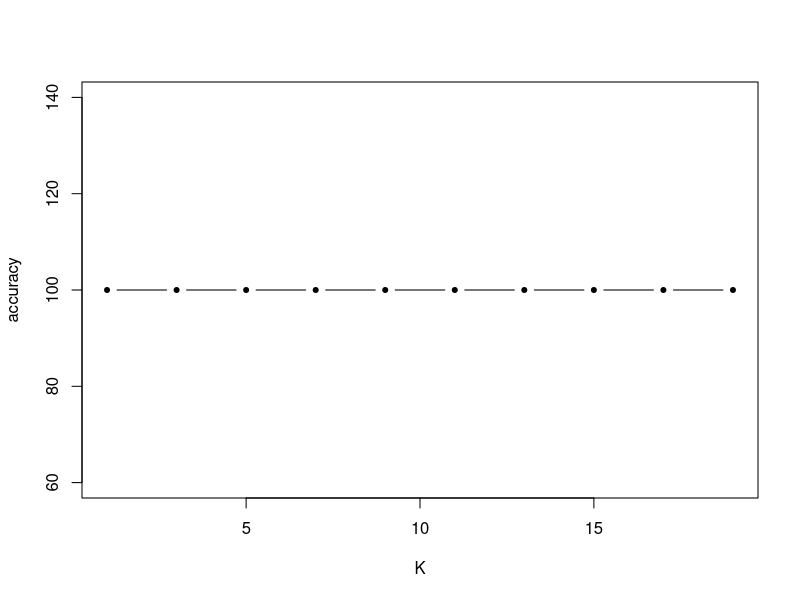

Source code (R):
x=data.matrix(iris[-c(1:50),])
y=x[sample(100,replace=FALSE),]
train=y[1:80,]
test=y[81:100,]
knn<-function(x,y,k){
test_label=c()
#--------------------- function will take train data,test data & k and will give the accuracy-------------------------------------
for (i in 1:dim(y)[1]) {
	z=matrix( rep(y[i,],dim(x)[1]),dim(x)[1],byrow=T )
	d_vec=sqrt(rowSums((x[,-dim(x)[2]]-z[,-dim(z)[2]])^2))	#distance calculated
	n_vec=order(d_vec)[1:k]	#row index of nearest k training data sets

#-----------------------if k=1 then we will get a vector which needs to converted into matrix-------------------------------------
	if (k==1){
	compare_matrix=t(as.matrix(x[n_vec,]))
	}#END:if 

	else{
	compare_matrix= x[n_vec,]#the marix of k neareast training set data
	}#END:else
#--------------------------------- got compare_matrix ----------------------------------------------------------------------------

	tbl=table(compare_matrix[,dim(x)[2]])#making table of the species/labels 
	sort_table=sort(tbl)#sorted table
	final_label=names(sort_table[dim(tbl)])#final label for test data
	test_label[i]=as.numeric(final_label)
}#END:for
	original_label= y[,dim(y)[2]]
	accuracy= (sum(original_label == test_label)/dim(y)[1])*100
return(accuracy)
}#END:function
#---------------------------------------------plot between k and accuracy-----------------------------------------------------
aa=seq(1,19,by=2)
bb=c()
for(i in 1:length(aa)){
  bb[i]=knn(train,test,aa[i])
}

plot(aa,bb,type='b',pch=20,xlab="K",ylab="accuracy")


